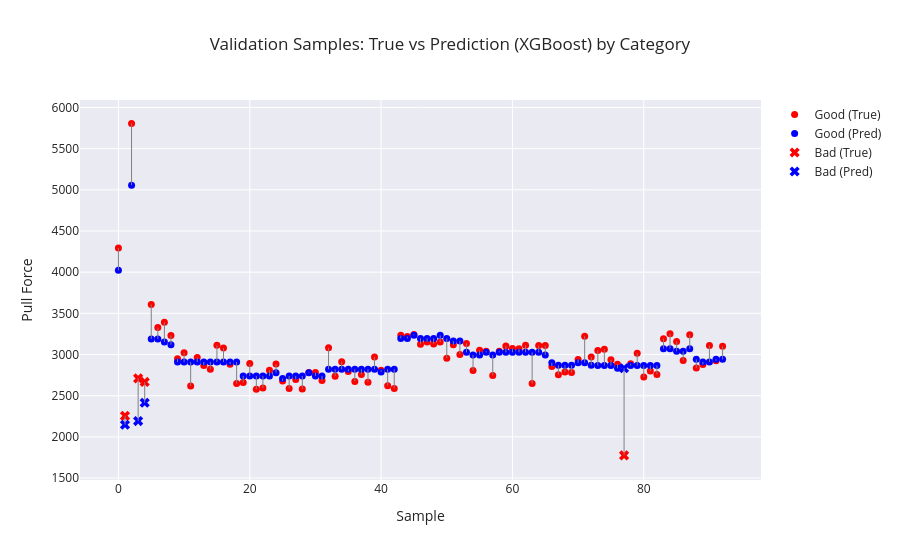

Write notebook code for a chart like this one.
### Markdown cell above
# Check Validation Data

### Code cell
# Category array (must be aligned with y_dev)
categories = dev_df.groupby("Sample ID")["Category"].first().values

plot_visualizer(
    true_vals=y_dev_Regressor,
    pred_vals=predictions_regression_dev,
    categories=categories,
    title=f"Validation Samples: True vs Prediction ({model_name_reg}) by Category"
)

### Figure 1 — Plotly figure (JSON) as saved in the notebook; plotly's stock layout.template omitted (floating-point values rounded to 4 significant figures)
{"data": [{"marker": {"color": "red", "size": 7, "symbol": "circle"}, "mode": "markers", "name": "Good (True)", "type": "scatter", "x": [0, 2, 5, 6, 7, 8, 9, 10, 11, 12, 13, 14, 15, 16, 17, 18, 19, 20, 21, 22, 23, 24, 25, 26, 27, 28, 29, 30, 31, 32, 33, 34, 35, 36, 37, 38, 39, 40, 41, 42, 43, 44, 45, 46, 47, 48, 49, 50, 51, 52, 53, 54, 55, 56, 57, 58, 59, 60, 61, 62, 63, 64, 65, 66, 67, 68, 69, 70, 71, 72, 73, 74, 75, 76, 78, 79, 80, 81, 82, 83, 84, 85, 86, 87, 88, 89, 90, 91, 92], "y": [4294.0, 5806.0, 3608.0, 3328.0, 3392.0, 3232.0, 2948.0, 3022.0, 2618.0, 2964.0, 2867.0, 2820.0, 3112.0, 3078.0, 2882.0, 2647.0, 2659.0, 2891.0, 2578.0, 2594.0, 2810.0, 2884.0, 2680.0, 2587.0, 2696.0, 2582.0, 2782.0, 2782.0, 2686.0, 3081.0, 2738.0, 2913.0, 2796.0, 2674.0, 2758.0, 2664.0, 2969.0, 2809.0, 2620.0, 2588.0, 3233.0, 3218.0, 3242.0, 3124.0, 3152.0, 3129.0, 3151.0, 2953.0, 3117.0, 3002.0, 3135.0, 2807.0, 3051.0, 3040.0, 2746.0, 3040.0, 3105.0, 3074.0, 3069.0, 3113.0, 2648.0, 3108.0, 3110.0, 2854.0, 2754.0, 2787.0, 2781.0, 2940.0, 3223.0, 2969.0, 3050.0, 3064.0, 2937.0, 2883.0, 2889.0, 3015.0, 2727.0, 2800.0, 2757.0, 3192.0, 3254.0, 3158.0, 2928.0, 3241.0, 2835.0, 2879.0, 3110.0, 2925.0, 3100.0]}, {"marker": {"color": "blue", "size": 7, "symbol": "circle"}, "mode": "markers", "name": "Good (Pred)", "type": "scatter", "x": [0, 2, 5, 6, 7, 8, 9, 10, 11, 12, 13, 14, 15, 16, 17, 18, 19, 20, 21, 22, 23, 24, 25, 26, 27, 28, 29, 30, 31, 32, 33, 34, 35, 36, 37, 38, 39, 40, 41, 42, 43, 44, 45, 46, 47, 48, 49, 50, 51, 52, 53, 54, 55, 56, 57, 58, 59, 60, 61, 62, 63, 64, 65, 66, 67, 68, 69, 70, 71, 72, 73, 74, 75, 76, 78, 79, 80, 81, 82, 83, 84, 85, 86, 87, 88, 89, 90, 91, 92], "y": [4022.0, 5056.0, 3189.0, 3189.0, 3151.0, 3119.0, 2910.0, 2910.0, 2910.0, 2910.0, 2910.0, 2910.0, 2910.0, 2910.0, 2910.0, 2910.0, 2740.0, 2740.0, 2740.0, 2740.0, 2740.0, 2778.0, 2708.0, 2740.0, 2740.0, 2740.0, 2778.0, 2740.0, 2740.0, 2821.0, 2821.0, 2821.0, 2821.0, 2821.0, 2821.0, 2821.0, 2821.0, 2789.0, 2821.0, 2821.0, 3196.0, 3196.0, 3234.0, 3196.0, 3196.0, 3196.0, 3234.0, 3196.0, 3164.0, 3164.0, 3026.0, 2994.0, 2994.0, 3026.0, 2994.0, 3026.0, 3026.0, 3026.0, 3026.0, 3026.0, 3026.0, 3026.0, 2994.0, 2901.0, 2869.0, 2869.0, 2869.0, 2901.0, 2901.0, 2869.0, 2866.0, 2866.0, 2866.0, 2834.0, 2866.0, 2866.0, 2866.0, 2866.0, 2866.0, 3071.0, 3071.0, 3039.0, 3039.0, 3071.0, 2941.0, 2909.0, 2909.0, 2941.0, 2941.0]}, {"marker": {"color": "red", "size": 9, "symbol": "x"}, "mode": "markers", "name": "Bad (True)", "type": "scatter", "x": [1, 3, 4, 77], "y": [2255.0, 2710.0, 2667.0, 1776.0]}, {"marker": {"color": "blue", "size": 9, "symbol": "x"}, "mode": "markers", "name": "Bad (Pred)", "type": "scatter", "x": [1, 3, 4, 77], "y": [2148.0, 2192.0, 2415.0, 2834.0]}, {"marker": {"color": "red", "size": 9, "symbol": "triangle-up"}, "mode": "markers", "name": "Explode (True)", "type": "scatter", "x": [], "y": []}, {"marker": {"color": "blue", "size": 9, "symbol": "triangle-up"}, "mode": "markers", "name": "Explode (Pred)", "type": "scatter", "x": [], "y": []}, {"line": {"color": "gray", "width": 1}, "mode": "lines", "showlegend": false, "type": "scatter", "x": [0, 0], "y": [4294.0, 4022.0]}, {"line": {"color": "gray", "width": 1}, "mode": "lines", "showlegend": false, "type": "scatter", "x": [1, 1], "y": [2255.0, 2148.0]}, {"line": {"color": "gray", "width": 1}, "mode": "lines", "showlegend": false, "type": "scatter", "x": [2, 2], "y": [5806.0, 5056.0]}, {"line": {"color": "gray", "width": 1}, "mode": "lines", "showlegend": false, "type": "scatter", "x": [3, 3], "y": [2710.0, 2192.0]}, {"line": {"color": "gray", "width": 1}, "mode": "lines", "showlegend": false, "type": "scatter", "x": [4, 4], "y": [2667.0, 2415.0]}, {"line": {"color": "gray", "width": 1}, "mode": "lines", "showlegend": false, "type": "scatter", "x": [5, 5], "y": [3608.0, 3189.0]}, {"line": {"color": "gray", "width": 1}, "mode": "lines", "showlegend": false, "type": "scatter", "x": [6, 6], "y": [3328.0, 3189.0]}, {"line": {"color": "gray", "width": 1}, "mode": "lines", "showlegend": false, "type": "scatter", "x": [7, 7], "y": [3392.0, 3151.0]}, {"line": {"color": "gray", "width": 1}, "mode": "lines", "showlegend": false, "type": "scatter", "x": [8, 8], "y": [3232.0, 3119.0]}, {"line": {"color": "gray", "width": 1}, "mode": "lines", "showlegend": false, "type": "scatter", "x": [9, 9], "y": [2948, 2910.0]}, {"line": {"color": "gray", "width": 1}, "mode": "lines", "showlegend": false, "type": "scatter", "x": [10, 10], "y": [3022.0, 2910.0]}, {"line": {"color": "gray", "width": 1}, "mode": "lines", "showlegend": false, "type": "scatter", "x": [11, 11], "y": [2618.0, 2910.0]}, {"line": {"color": "gray", "width": 1}, "mode": "lines", "showlegend": false, "type": "scatter", "x": [12, 12], "y": [2964.0, 2910.0]}, {"line": {"color": "gray", "width": 1}, "mode": "lines", "showlegend": false, "type": "scatter", "x": [13, 13], "y": [2867.0, 2910.0]}, {"line": {"color": "gray", "width": 1}, "mode": "lines", "showlegend": false, "type": "scatter", "x": [14, 14], "y": [2820.0, 2910.0]}, {"line": {"color": "gray", "width": 1}, "mode": "lines", "showlegend": false, "type": "scatter", "x": [15, 15], "y": [3112.0, 2910.0]}, {"line": {"color": "gray", "width": 1}, "mode": "lines", "showlegend": false, "type": "scatter", "x": [16, 16], "y": [3078.0, 2910.0]}, {"line": {"color": "gray", "width": 1}, "mode": "lines", "showlegend": false, "type": "scatter", "x": [17, 17], "y": [2882.0, 2910.0]}, {"line": {"color": "gray", "width": 1}, "mode": "lines", "showlegend": false, "type": "scatter", "x": [18, 18], "y": [2647.0, 2910.0]}, {"line": {"color": "gray", "width": 1}, "mode": "lines", "showlegend": false, "type": "scatter", "x": [19, 19], "y": [2659.0, 2740.0]}, {"line": {"color": "gray", "width": 1}, "mode": "lines", "showlegend": false, "type": "scatter", "x": [20, 20], "y": [2891.0, 2740.0]}, {"line": {"color": "gray", "width": 1}, "mode": "lines", "showlegend": false, "type": "scatter", "x": [21, 21], "y": [2578.0, 2740.0]}, {"line": {"color": "gray", "width": 1}, "mode": "lines", "showlegend": false, "type": "scatter", "x": [22, 22], "y": [2594, 2740.0]}, {"line": {"color": "gray", "width": 1}, "mode": "lines", "showlegend": false, "type": "scatter", "x": [23, 23], "y": [2810.0, 2740.0]}, {"line": {"color": "gray", "width": 1}, "mode": "lines", "showlegend": false, "type": "scatter", "x": [24, 24], "y": [2884.0, 2778.0]}, {"line": {"color": "gray", "width": 1}, "mode": "lines", "showlegend": false, "type": "scatter", "x": [25, 25], "y": [2680.0, 2708.0]}, {"line": {"color": "gray", "width": 1}, "mode": "lines", "showlegend": false, "type": "scatter", "x": [26, 26], "y": [2587.0, 2740.0]}, {"line": {"color": "gray", "width": 1}, "mode": "lines", "showlegend": false, "type": "scatter", "x": [27, 27], "y": [2696.0, 2740.0]}, {"line": {"color": "gray", "width": 1}, "mode": "lines", "showlegend": false, "type": "scatter", "x": [28, 28], "y": [2582, 2740.0]}, {"line": {"color": "gray", "width": 1}, "mode": "lines", "showlegend": false, "type": "scatter", "x": [29, 29], "y": [2782.0, 2778.0]}, {"line": {"color": "gray", "width": 1}, "mode": "lines", "showlegend": false, "type": "scatter", "x": [30, 30], "y": [2782.0, 2740.0]}, {"line": {"color": "gray", "width": 1}, "mode": "lines", "showlegend": false, "type": "scatter", "x": [31, 31], "y": [2686.0, 2740.0]}, {"line": {"color": "gray", "width": 1}, "mode": "lines", "showlegend": false, "type": "scatter", "x": [32, 32], "y": [3081.0, 2821.0]}, {"line": {"color": "gray", "width": 1}, "mode": "lines", "showlegend": false, "type": "scatter", "x": [33, 33], "y": [2738.0, 2821.0]}, {"line": {"color": "gray", "width": 1}, "mode": "lines", "showlegend": false, "type": "scatter", "x": [34, 34], "y": [2913.0, 2821.0]}, {"line": {"color": "gray", "width": 1}, "mode": "lines", "showlegend": false, "type": "scatter", "x": [35, 35], "y": [2796.0, 2821.0]}, {"line": {"color": "gray", "width": 1}, "mode": "lines", "showlegend": false, "type": "scatter", "x": [36, 36], "y": [2674.0, 2821.0]}, {"line": {"color": "gray", "width": 1}, "mode": "lines", "showlegend": false, "type": "scatter", "x": [37, 37], "y": [2758.0, 2821.0]}, {"line": {"color": "gray", "width": 1}, "mode": "lines", "showlegend": false, "type": "scatter", "x": [38, 38], "y": [2664.0, 2821.0]}, {"line": {"color": "gray", "width": 1}, "mode": "lines", "showlegend": false, "type": "scatter", "x": [39, 39], "y": [2969, 2821.0]}, {"line": {"color": "gray", "width": 1}, "mode": "lines", "showlegend": false, "type": "scatter", "x": [40, 40], "y": [2809.0, 2789.0]}, {"line": {"color": "gray", "width": 1}, "mode": "lines", "showlegend": false, "type": "scatter", "x": [41, 41], "y": [2620.0, 2821.0]}, {"line": {"color": "gray", "width": 1}, "mode": "lines", "showlegend": false, "type": "scatter", "x": [42, 42], "y": [2588, 2821.0]}, {"line": {"color": "gray", "width": 1}, "mode": "lines", "showlegend": false, "type": "scatter", "x": [43, 43], "y": [3233.0, 3196.0]}, {"line": {"color": "gray", "width": 1}, "mode": "lines", "showlegend": false, "type": "scatter", "x": [44, 44], "y": [3218.0, 3196.0]}, {"line": {"color": "gray", "width": 1}, "mode": "lines", "showlegend": false, "type": "scatter", "x": [45, 45], "y": [3242.0, 3234.0]}, {"line": {"color": "gray", "width": 1}, "mode": "lines", "showlegend": false, "type": "scatter", "x": [46, 46], "y": [3124.0, 3196.0]}, {"line": {"color": "gray", "width": 1}, "mode": "lines", "showlegend": false, "type": "scatter", "x": [47, 47], "y": [3152, 3196.0]}, {"line": {"color": "gray", "width": 1}, "mode": "lines", "showlegend": false, "type": "scatter", "x": [48, 48], "y": [3129.0, 3196.0]}, {"line": {"color": "gray", "width": 1}, "mode": "lines", "showlegend": false, "type": "scatter", "x": [49, 49], "y": [3151.0, 3234.0]}, {"line": {"color": "gray", "width": 1}, "mode": "lines", "showlegend": false, "type": "scatter", "x": [50, 50], "y": [2953.0, 3196.0]}, {"line": {"color": "gray", "width": 1}, "mode": "lines", "showlegend": false, "type": "scatter", "x": [51, 51], "y": [3117.0, 3164.0]}, {"line": {"color": "gray", "width": 1}, "mode": "lines", "showlegend": false, "type": "scatter", "x": [52, 52], "y": [3002.0, 3164.0]}, {"line": {"color": "gray", "width": 1}, "mode": "lines", "showlegend": false, "type": "scatter", "x": [53, 53], "y": [3135.0, 3026.0]}, {"line": {"color": "gray", "width": 1}, "mode": "lines", "showlegend": false, "type": "scatter", "x": [54, 54], "y": [2807.0, 2994.0]}, {"line": {"color": "gray", "width": 1}, "mode": "lines", "showlegend": false, "type": "scatter", "x": [55, 55], "y": [3051.0, 2994.0]}, {"line": {"color": "gray", "width": 1}, "mode": "lines", "showlegend": false, "type": "scatter", "x": [56, 56], "y": [3040.0, 3026.0]}, {"line": {"color": "gray", "width": 1}, "mode": "lines", "showlegend": false, "type": "scatter", "x": [57, 57], "y": [2746.0, 2994.0]}, {"line": {"color": "gray", "width": 1}, "mode": "lines", "showlegend": false, "type": "scatter", "x": [58, 58], "y": [3040.0, 3026.0]}, {"line": {"color": "gray", "width": 1}, "mode": "lines", "showlegend": false, "type": "scatter", "x": [59, 59], "y": [3105.0, 3026.0]}, {"line": {"color": "gray", "width": 1}, "mode": "lines", "showlegend": false, "type": "scatter", "x": [60, 60], "y": [3074.0, 3026.0]}, {"line": {"color": "gray", "width": 1}, "mode": "lines", "showlegend": false, "type": "scatter", "x": [61, 61], "y": [3069.0, 3026.0]}, {"line": {"color": "gray", "width": 1}, "mode": "lines", "showlegend": false, "type": "scatter", "x": [62, 62], "y": [3113.0, 3026.0]}, {"line": {"color": "gray", "width": 1}, "mode": "lines", "showlegend": false, "type": "scatter", "x": [63, 63], "y": [2648.0, 3026.0]}, {"line": {"color": "gray", "width": 1}, "mode": "lines", "showlegend": false, "type": "scatter", "x": [64, 64], "y": [3108.0, 3026.0]}, {"line": {"color": "gray", "width": 1}, "mode": "lines", "showlegend": false, "type": "scatter", "x": [65, 65], "y": [3110.0, 2994.0]}, {"line": {"color": "gray", "width": 1}, "mode": "lines", "showlegend": false, "type": "scatter", "x": [66, 66], "y": [2854.0, 2901.0]}, {"line": {"color": "gray", "width": 1}, "mode": "lines", "showlegend": false, "type": "scatter", "x": [67, 67], "y": [2754.0, 2869.0]}, {"line": {"color": "gray", "width": 1}, "mode": "lines", "showlegend": false, "type": "scatter", "x": [68, 68], "y": [2787.0, 2869.0]}, {"line": {"color": "gray", "width": 1}, "mode": "lines", "showlegend": false, "type": "scatter", "x": [69, 69], "y": [2781.0, 2869.0]}, {"line": {"color": "gray", "width": 1}, "mode": "lines", "showlegend": false, "type": "scatter", "x": [70, 70], "y": [2940.0, 2901.0]}, {"line": {"color": "gray", "width": 1}, "mode": "lines", "showlegend": false, "type": "scatter", "x": [71, 71], "y": [3223.0, 2901.0]}, {"line": {"color": "gray", "width": 1}, "mode": "lines", "showlegend": false, "type": "scatter", "x": [72, 72], "y": [2969, 2869.0]}, {"line": {"color": "gray", "width": 1}, "mode": "lines", "showlegend": false, "type": "scatter", "x": [73, 73], "y": [3050.0, 2866.0]}, {"line": {"color": "gray", "width": 1}, "mode": "lines", "showlegend": false, "type": "scatter", "x": [74, 74], "y": [3064.0, 2866.0]}, {"line": {"color": "gray", "width": 1}, "mode": "lines", "showlegend": false, "type": "scatter", "x": [75, 75], "y": [2937.0, 2866.0]}, {"line": {"color": "gray", "width": 1}, "mode": "lines", "showlegend": false, "type": "scatter", "x": [76, 76], "y": [2883.0, 2834.0]}, {"line": {"color": "gray", "width": 1}, "mode": "lines", "showlegend": false, "type": "scatter", "x": [77, 77], "y": [1776.0, 2834.0]}, {"line": {"color": "gray", "width": 1}, "mode": "lines", "showlegend": false, "type": "scatter", "x": [78, 78], "y": [2889.0, 2866.0]}, {"line": {"color": "gray", "width": 1}, "mode": "lines", "showlegend": false, "type": "scatter", "x": [79, 79], "y": [3015, 2866.0]}, {"line": {"color": "gray", "width": 1}, "mode": "lines", "showlegend": false, "type": "scatter", "x": [80, 80], "y": [2727.0, 2866.0]}, {"line": {"color": "gray", "width": 1}, "mode": "lines", "showlegend": false, "type": "scatter", "x": [81, 81], "y": [2800.0, 2866.0]}, {"line": {"color": "gray", "width": 1}, "mode": "lines", "showlegend": false, "type": "scatter", "x": [82, 82], "y": [2757.0, 2866.0]}, {"line": {"color": "gray", "width": 1}, "mode": "lines", "showlegend": false, "type": "scatter", "x": [83, 83], "y": [3192.0, 3071.0]}, {"line": {"color": "gray", "width": 1}, "mode": "lines", "showlegend": false, "type": "scatter", "x": [84, 84], "y": [3254.0, 3071.0]}, {"line": {"color": "gray", "width": 1}, "mode": "lines", "showlegend": false, "type": "scatter", "x": [85, 85], "y": [3158, 3039.0]}, {"line": {"color": "gray", "width": 1}, "mode": "lines", "showlegend": false, "type": "scatter", "x": [86, 86], "y": [2928.0, 3039.0]}, {"line": {"color": "gray", "width": 1}, "mode": "lines", "showlegend": false, "type": "scatter", "x": [87, 87], "y": [3241.0, 3071.0]}, {"line": {"color": "gray", "width": 1}, "mode": "lines", "showlegend": false, "type": "scatter", "x": [88, 88], "y": [2835, 2941.0]}, {"line": {"color": "gray", "width": 1}, "mode": "lines", "showlegend": false, "type": "scatter", "x": [89, 89], "y": [2879.0, 2909.0]}, {"line": {"color": "gray", "width": 1}, "mode": "lines", "showlegend": false, "type": "scatter", "x": [90, 90], "y": [3110.0, 2909.0]}, {"line": {"color": "gray", "width": 1}, "mode": "lines", "showlegend": false, "type": "scatter", "x": [91, 91], "y": [2925.0, 2941.0]}, {"line": {"color": "gray", "width": 1}, "mode": "lines", "showlegend": false, "type": "scatter", "x": [92, 92], "y": [3100, 2941.0]}], "layout": {"title": {"text": "Validation Samples: True vs Prediction (XGBoost) by Category"}, "xaxis": {"title": {"text": "Sample"}}, "yaxis": {"title": {"text": "Pull Force"}}}}
